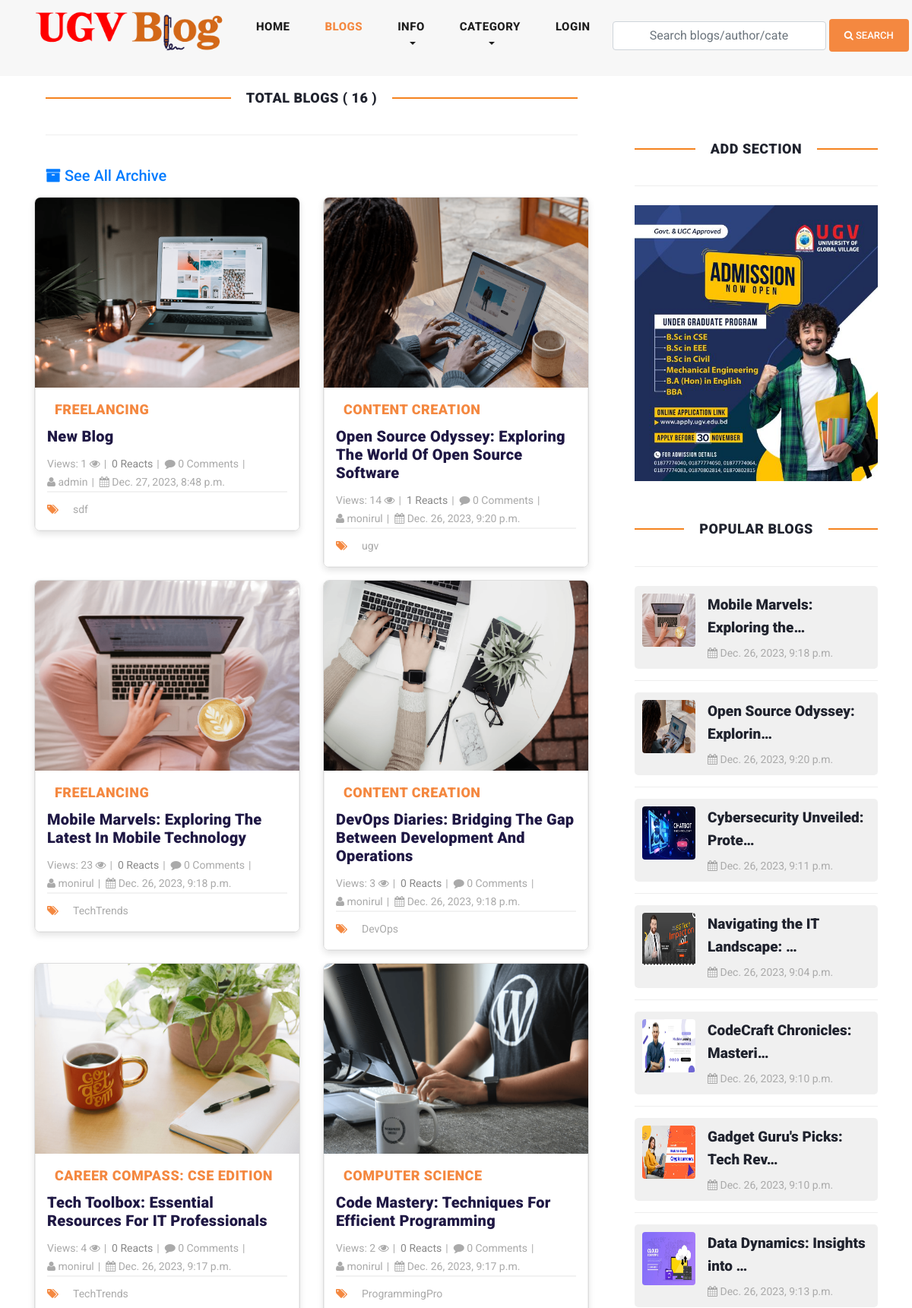
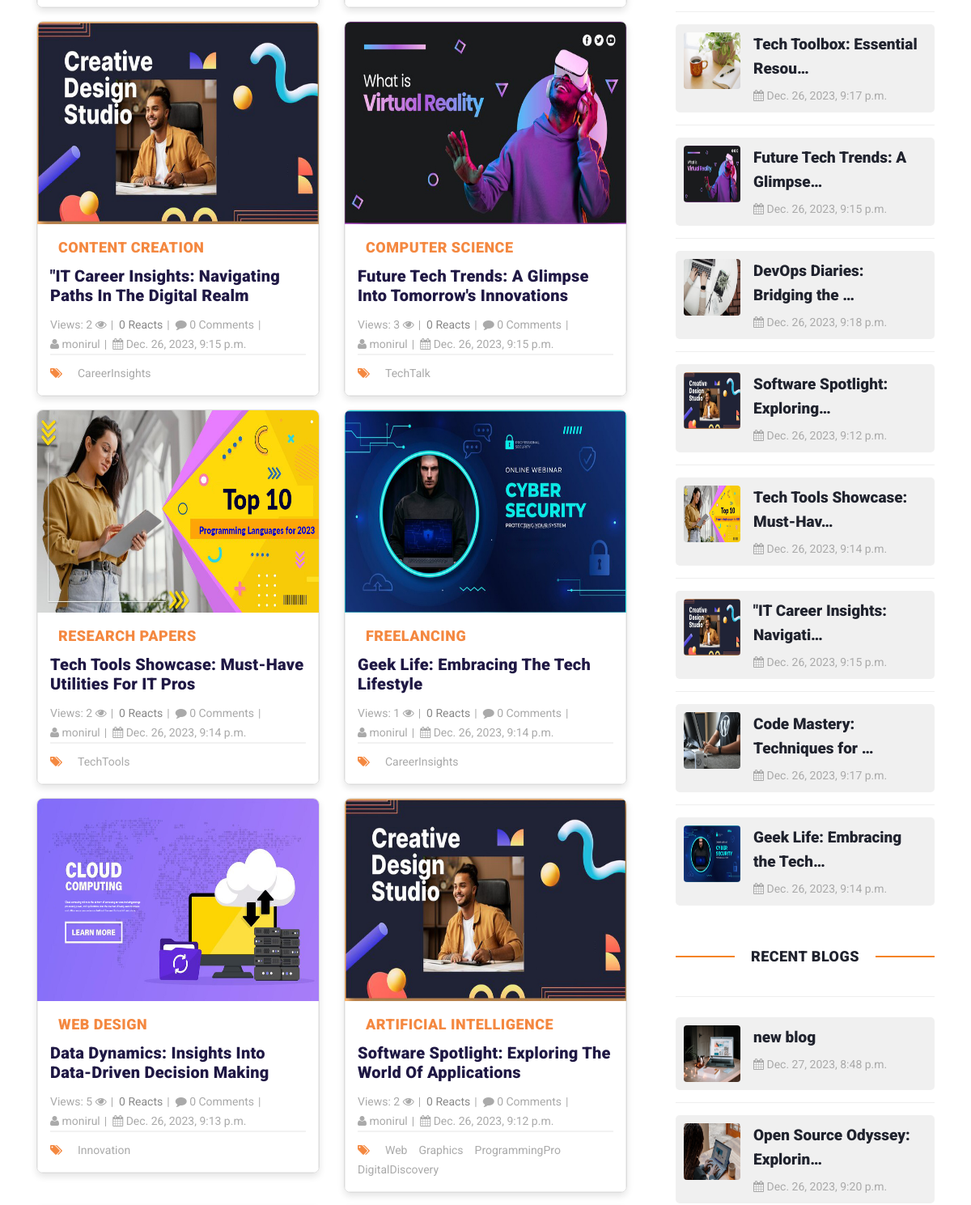
The app's page /blogs/ (upper part) with its own data (2 pictures, top to bottom).
### blog/models.py (models this page shows, shortened)
class Site(models.Model):
    header_logo = models.ImageField(upload_to="site_info")
    footer_logo = models.ImageField(upload_to="site_info")
    site_name = models.CharField(max_length=25)

class Blog(models.Model):
    user = models.ForeignKey(
        User,
        related_name='user_blogs',
        on_delete= models.CASCADE
    )
    category = models.ForeignKey(
        Category,
        related_name='category_blogs',
        on_delete=models.CASCADE
    )
    tags = models.ManyToManyField(
        Tag,
        related_name='tag_blogs',
        blank=True
    )
    likes = models.ManyToManyField(
        User,
        related_name='user_likes',
        blank=True
    )
    title = models.CharField(max_length=250, unique=True)
    slug = models.SlugField(null=True, blank=True, unique=True)
    views = models.PositiveIntegerField(default=0)
    banner = models.ImageField(upload_to=UploadToPath('blog_banners'))
    description = RichTextField()
    created_date = models.DateTimeField(auto_now_add=True)

class Category(models.Model):
    title = models.CharField(max_length=150, unique=True)
    slug = models.SlugField(null=True, blank=True)
    created_date = models.DateTimeField(auto_now_add=True)
    def __str__(self):
        return self.title

class Tag(models.Model):
    title = models.CharField(max_length=150)
    slug = models.SlugField(null=True, blank=True)
    created_date = models.DateTimeField(auto_now_add=True)

class Ugv_Ad(models.Model):
    ad1_url = models.URLField(max_length=300, blank=True)
    ad1 = models.ImageField(upload_to="ad/", blank=True, null=True)
    ad2_url = models.URLField(max_length=300, blank=True)
    ad2 = models.ImageField(upload_to="ad/", blank=True, null=True)
    ad3_url = models.URLField(max_length=300, blank=True)
    ad3 = models.ImageField(upload_to="ad/", blank=True, null=True)
    ad4_url = models.URLField(max_length=300, blank=True)
    ad4 = models.ImageField(upload_to="ad/", blank=True, null=True)
    ad5_url = models.URLField(max_length=300, blank=True)
    ad5 = models.ImageField(upload_to="ad/", blank=True, null=True)
    ad6_url = models.URLField(max_length=300, blank=True)
    ad6 = models.ImageField(upload_to="ad/", blank=True, null=True)
    ad7_url = models.URLField(max_length=300, blank=True)
    ad7 = models.ImageField(upload_to="ad/", blank=True, null=True)
    ad8_url = models.URLField(max_length=300, blank=True)
    ad8 = models.ImageField(upload_to="ad/", blank=True, null=True)
    ad9_url = models.URLField(max_length=300, blank=True)
    ad9 = models.ImageField(upload_to="ad/", blank=True, null=True)
    ad10_url = models.URLField(max_length=300, blank=True)
    ad10 = models.ImageField(upload_to="ad/", blank=True, null=True)
    updated_date = models.DateTimeField(auto_now=True)

### user_profile/models.py (models this page shows, shortened)
class User(AbstractUser):
    email = models.EmailField(
        max_length = 150,
        unique = True,
        error_messages={
            'unique':"The email must be unique for create ",
        }
    )
    profile_image = models.ImageField(
        null = True,
        blank = True,
        upload_to=UploadToPath('users_images'),
    )
    followers = models.ManyToManyField("Follow")
    REQUIRED_FIELDS = ["email"]
    objects = CustomUserManager()

### blog/views.py (the view)
# urls.py: path('blogs/', blogs, name = 'blogs'),
def blogs(request):
    queryset = Blog.objects.order_by('-created_date')
    tags = Tag.objects.order_by('-created_date')[:15]
    page = request.GET.get('page', 1)
    paginator = Paginator(queryset,50)
    populars = Blog.objects.order_by('-views')[:15]
    try:
        blogs = paginator.page(page)
    except EmptyPage:
        blogs = paginator.page(1)
    except PageNotAnInteger:
        blogs = paginator.page(1)
        return redirect('blogs')
    context  = {
        'blogs':blogs,
        "tags":tags,
        "paginator":paginator,
        "populars": populars,
    }
    return render(request, 'blogs.html', context)

### templates/blogs.html (shortened to what this page needs)
{% extends 'base.html' %}
{% load static %}
{% block content %}
<section class="blog-posts grid-system">
    <div class="container">
      <div class="row">
        <div class="col-lg-8">
          <div class="col-lg-12 sidebar-heading seven ">
            <h2>Total Blogs ( {{paginator.object_list.count}} )</h2>
            <h5 class="py-3">
              <a href="{% url 'archive_blog_system' %}"> <i class="fa fa-archive"></i> See All Archive</a>
            </h5>
          </div>
          <div class="all-blog-posts">
            <div class="row">
              {% for blog in blogs %}
              {% include 'blog_card.html' %}
              {% endfor %}
            </div>
          </div>
        </div>
        {% include 'sidebar.html' %}
       </div>
    </div>
  </section>
{% endblock content %}

### templates/header.html (shortened to what this page needs)
{% load static %}
<header class="">
    <nav class="navbar navbar-expand-lg">
        <div class="container">
            {% for site_instance in site %}
            <a  class="navbar-brand" href="{% url 'home'  %}"><img draggable="false" style="width: 250px; height: 60px;" src="{{site_instance.header_logo.url}}" alt=""></a>
            {% endfor %}
        <div class="collapse navbar-collapse" id="navbarResponsive">
            <ul class="navbar-nav ml-auto">
            <li class="nav-item {% if request.path == '/' %}active{% endif %}">
                <a class="nav-link" href="{% url 'home' %}">Home
                </a>
            </li>
            <li class="nav-item {% if request.path == '/blogs/' %}active{% endif %}">
                <a class="nav-link" href="{% url 'blogs' %}">Blogs</a>
            </li>
            <li class="nav-item dropdown {% if '/top-bloggers/' in request.path %}active {% elif '/about/' in request.path %} active {% elif '/contact/' in request.path %} active {% elif '/archive/' in request.path %} active {% endif %}  ">
                <a class="nav-link dropdown-toggle" href="#" id="navbarDropdown" role="button" data-toggle="dropdown" aria-haspopup="true" aria-expanded="false">
                  Info
                </a>
            </li>
            <li class="nav-item dropdown {% if '/category_blogs/' in request.path %} active {% endif %}">
                <a class="nav-link dropdown-toggle" href="#" id="navbarDropdown" role="button" data-toggle="dropdown" aria-haspopup="true" aria-expanded="false">
                  Category
                </a>
            </li>
            <li>
                {% if request.user.is_authenticated %}
                <li class="nav-item dropdown {% if '/profile/' in request.path %}active {% elif '/user_notifications/' in request.path %}active {% elif '/wishlist/' in request.path %}active {% elif '/line_chart/' in request.path %}active {% endif %} ">
                    <a class="nav-link dropdown-toggle" href="#" id="navbarDropdown" role="button" data-toggle="dropdown" aria-haspopup="true" aria-expanded="false">
                      {% if request.user.username %}
                      {{request.user.username}}
                      {% endif %}
                    </a>
                    <div class="dropdown-menu" aria-labelledby="navbarDropdown">
                      <a class="dropdown-item {% if '/profile/' in request.path %}active{% endif %}" href="{% url 'profile' %}"><i class="fa fa-user"></i> My Profile</a>
                      <a class="dropdown-item {% if '/user_notifications/' in request.path %}active{% endif %} " href="{% url 'user_notifications' %}"><i class="fa fa-bell"></i>
                        {% if unseen > 0 %}
                        Notifaction ({{unseen}})
                         {% else %}
                        Notification
                        {% endif %}
                        </a>
                      <a class="dropdown-item {% if '/line_chart/' in request.path %}active{% endif %}" href="{% url 'line_chart' %}"><i class="fa fa-history"></i> All Views</a>
                      <a class="dropdown-item {% if '/wishlist/' in request.path %}active{% endif %}" href="{% url 'wishlist' %}"><i class="fa fa-bookmark"></i> Saved Blogs</a>
                      <a class="dropdown-item {% if '/deleted_blogs/' in request.path %}active{% endif %}" href="{% url 'deleted_blogs' %}"><i class="fa fa-trash"></i> Deleted Blogs</a>
                      <a class="dropdown-item" href="{% url 'logout' %}"><i class="fa fa-sign-out" aria-hidden="true"></i> Logout</a>
                    </div>
                </li>
                {% else %}
                <li class="nav-item
                {% if request.path == '/login/' %}active{% endif %}">
                    <a class="nav-link" href="{% url 'login' %}">LOGIN</a>
                </li>
                {% endif %}
            </li>
            </ul>
            <form class="form-inline d-flex flex-nowrap my-2 ml-auto search_form" action="{% url 'search_blogs' %}" method="GET" >
                <input class="form-control px-5" name="search" type="text" placeholder="Search blogs/author/category/tags "  required>
                <button class="btn btn-primary ml-1"><i class="fa fa-search"></i> Search</button>
            </form>
        </div>
        </div>
    </nav>
</header>

### templates/blog_card.html
{% load static %}
<div class="col-lg-6">
  <div class="blog-card mb-3">
    <div class="blog-thumb thumbnail">
      <a href="{% url 'blog_details' blog.slug %}"><img class="zoom-on-hover" style="height: 250px;" src="{{blog.banner.url}}" alt="{{blog.title}}"></a>
    </div>
    <div class="down-content">
      <span class="category-badge">{{blog.category}}</span>
      <a href="{% url 'blog_details' blog.slug %}">
        <h4 style="color: #1F1844">{{blog.title}}</h4>
      </a>
      <ul class="post-info">
        <li><a href="javascript:void(0);"> Views: {{blog.views}} <i class="fa fa-eye" aria-hidden="true"></i></a></li>
        <li id="like-count" >{{blog.likes.count}} Reacts</li>
        <li><a href="{% url 'blog_details' blog.slug %}"><i class="fa fa-comment"></i> {{blog.blog_comments.all.count}} Comments</a></li>
        <li><a href="{% url 'view_user_information' blog.user.username %}"><i class="fa fa-user"></i> {{blog.user.username}}</a></li>
        <li><a href="javascript:void(0);"><i class="fa fa-calendar"></i> {{blog.created_date}}</a></li>
      </ul>
      <div class="post-options">
        <div class="row">
          <div class="col-lg-12">
            <ul class="post-tags">
              <li><i class="fa fa-tags"></i></li>
              {% if blog.tags.all.count > 0 %}
                {% for tag in blog.tags.all %}
                  <li><a  href="{% url 'tag_blogs' tag.slug %}">{{tag.title}}</a></li>
                {% endfor %}
              {% else %}
                None
              {% endif %}
            </ul>
          </div>
        </div>
      </div>
    </div>
  </div>
</div>

### templates/sidebar.html (shortened to what this page needs)
{% load static %}
<div class="col-lg-4 py-3">
    <div class="sidebar">
      <div class="row">
        <div class="col-lg-12">
      </div>
        <div class="col-lg-12">
          <div class="sidebar-item categories">
            <div class="sidebar-heading seven">
              <h2>Add section</h2>
            </div>
            <div class="content " style="text-transform: uppercase;">
            {% for ad in latest_ad %}
              <a target="_blank" href="{{ad.ad1_url}}"><img  style="width: 100%;" src="{{ad.ad1.url}}" alt=""></a>
            {% endfor %}
            </div>
          </div>
        </div>
        <div class="col-lg-12">
          <div class="sidebar-item recent-posts">
            <div class="sidebar-heading seven">
              <h2>Popular Blogs</h2>
            </div>
            <div class="content">
              <ul>
                {% for blog in populars|slice:"15" %}
                  <li>
                    <a href="{% url 'blog_details' blog.slug %}">
                      <div class="media thumbnail-container">
                        <img class="mr-3 thumbnail-img" src="{{blog.banner.url}}" alt="{{blog.title}}" style="width: 70px; height: 70px;">
                        <div class="media-body">
                          <h5 class="mt-0">{{blog.title|truncatechars:30}}</h5>
                          <span><i class="fa fa-calendar"></i> {{blog.created_date}}</span>
                        </div>
                      </div>
                    </a>
                  </li>
                {% endfor %}
              </ul>
            </div>
          </div>
        </div>
        <div class="col-lg-12">
          <div class="sidebar-item recent-posts">
            <div class="sidebar-heading seven">
              <h2>Recent Blogs</h2>
            </div>
            <div class="content">
              <ul>
                {% for blog in blogs|slice:"5" %}
                  <li>
                    <a href="{% url 'blog_details' blog.slug %}">
                      <div class="media thumbnail-container">
                        <img class="mr-3 thumbnail-img" src="{{blog.banner.url}}" alt="{{blog.title}}" style="width: 70px; height: 70px;">
                        <div class="media-body">
                          <h5 class="mt-0">{{blog.title|truncatechars:30}}</h5>
                          <span><i class="fa fa-calendar"></i> {{blog.created_date}}</span>
                        </div>
                      </div>
                    </a>
                  </li>
                {% endfor %}
              </ul>
            </div>
          </div>
        </div>
</div>

### records on screen
Site: header_logo (picture)
Blog: banner (picture), category "FREELANCING", title "New Blog", views "1", likes.count "0", blog_comments.all.count "0", user.username "admin", created_date "Dec. 27, 2023, 8:48 p.m.", title "new blog"
Tag: title "sdf"
Blog: banner (picture), category "CONTENT CREATION", title "Open Source Odyssey: Exploring The World Of Open Source Software", views "14", likes.count "1", blog_comments.all.count "0", user.username "monirul", created_date "Dec. 26, 2023, 9:20 p.m.", title "Open Source Odyssey: Explorin…"
Tag: title "ugv"
Blog: banner (picture), category "FREELANCING", title "Mobile Marvels: Exploring The Latest In Mobile Technology", views "23", likes.count "0", blog_comments.all.count "0", user.username "monirul", created_date "Dec. 26, 2023, 9:18 p.m.", title "Mobile Marvels: Exploring the…"
Tag: title "TechTrends"
Blog: banner (picture), category "CONTENT CREATION", title "DevOps Diaries: Bridging The Gap Between Development And Operations", views "3", likes.count "0", blog_comments.all.count "0", user.username "monirul", created_date "Dec. 26, 2023, 9:18 p.m.", title "DevOps Diaries: Bridging the …"
Tag: title "DevOps"
Blog: banner (picture), category "CAREER COMPASS: CSE EDITION", title "Tech Toolbox: Essential Resources For IT Professionals", views "4", likes.count "0", blog_comments.all.count "0", user.username "monirul", created_date "Dec. 26, 2023, 9:17 p.m.", title "Tech Toolbox: Essential Resou…"
Blog: banner (picture), category "COMPUTER SCIENCE", title "Code Mastery: Techniques For Efficient Programming", views "2", likes.count "0", blog_comments.all.count "0", user.username "monirul", created_date "Dec. 26, 2023, 9:17 p.m.", title "Code Mastery: Techniques for …"
Tag: title "ProgrammingPro"
Blog: banner (picture), category "CONTENT CREATION", title "\"IT Career Insights: Navigating Paths In The Digital Realm", views "2", likes.count "0", blog_comments.all.count "0", user.username "monirul", created_date "Dec. 26, 2023, 9:15 p.m.", title "\"IT Career Insights: Navigati…"
Tag: title "CareerInsights"
Blog: banner (picture), category "COMPUTER SCIENCE", title "Future Tech Trends: A Glimpse Into Tomorrow's Innovations", views "3", likes.count "0", blog_comments.all.count "0", user.username "monirul", created_date "Dec. 26, 2023, 9:15 p.m.", title "Future Tech Trends: A Glimpse…"
Tag: title "TechTalk"
Blog: banner (picture), category "RESEARCH PAPERS", title "Tech Tools Showcase: Must-Have Utilities For IT Pros", views "2", likes.count "0", blog_comments.all.count "0", user.username "monirul", created_date "Dec. 26, 2023, 9:14 p.m.", title "Tech Tools Showcase: Must-Hav…"
Tag: title "TechTools"
Blog: banner (picture), category "FREELANCING", title "Geek Life: Embracing The Tech Lifestyle", views "1", likes.count "0", blog_comments.all.count "0", user.username "monirul", created_date "Dec. 26, 2023, 9:14 p.m.", title "Geek Life: Embracing the Tech…"
Blog: banner (picture), category "WEB DESIGN", title "Data Dynamics: Insights Into Data-Driven Decision Making", views "5", likes.count "0", blog_comments.all.count "0", user.username "monirul", created_date "Dec. 26, 2023, 9:13 p.m.", title "Data Dynamics: Insights into …"
Tag: title "Innovation"
Blog: banner (picture), category "ARTIFICIAL INTELLIGENCE", title "Software Spotlight: Exploring The World Of Applications", views "2", likes.count "0", blog_comments.all.count "0", user.username "monirul", created_date "Dec. 26, 2023, 9:12 p.m.", title "Software Spotlight: Exploring…"
Tag: title "Web"
Tag: title "Graphics"
Tag: title "DigitalDiscovery"
Ugv_Ad: ad1 (picture)
Blog: banner (picture), title "Cybersecurity Unveiled: Prote…", created_date "Dec. 26, 2023, 9:11 p.m."
Blog: banner (picture), title "Navigating the IT Landscape: …", created_date "Dec. 26, 2023, 9:04 p.m."
Blog: banner (picture), title "CodeCraft Chronicles: Masteri…", created_date "Dec. 26, 2023, 9:10 p.m."
Blog: banner (picture), title "Gadget Guru's Picks: Tech Rev…", created_date "Dec. 26, 2023, 9:10 p.m."

### other values on screen
{{ paginator.object_list.count }} "16"
